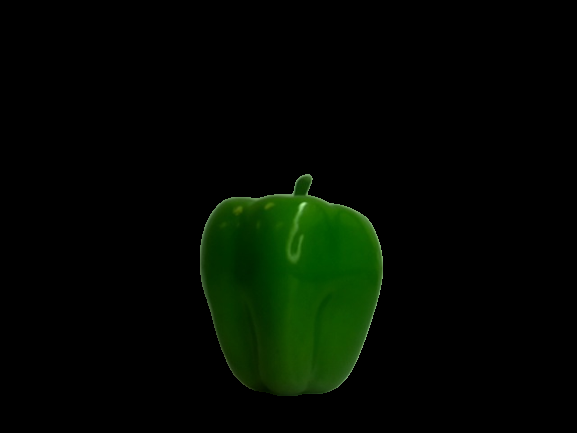
#> input picture milestone3/network/scripts/images_fruits/capsicum3.png, 577 x 433 px; its folder holds 4 pictures in this run
$ python process_images.py
#> lines starting #> are read from the running program, lines starting #| are printed output that depends on the picture; pictures that were not available may be replaced by others from this repository, and a replacement may not be noted
import numpy as np
import os
import cv2
import imutils

def random_transform(fruit_dir):

    fruit = cv2.imread("images_fruits/" + fruit_dir)
    fruit = cv2.copyMakeBorder(fruit,23,24,32,31,cv2.BORDER_CONSTANT,value= [0, 0, 0])
    fruit = fruit[:, :, 0:3]
    height = np.shape(fruit)[0]
    width = np.shape(fruit)[1]

    # random zooming
    cy, cx = [ i/2 for i in fruit.shape[:-1] ]
    rot_mat = cv2.getRotationMatrix2D((cx,cy), 0, 0.7*np.random.rand() + 0.3)
    fruit = cv2.warpAffine(fruit, rot_mat, fruit.shape[1::-1], flags=cv2.INTER_LINEAR)

    # random translation
    tx = np.random.randint(low=-np.floor(width/3), high=np.ceil(width/3))
    ty = np.random.randint(low=-np.floor(height/3), high=np.floor(height/3))
    T = np.float32([[1, 0, tx], [0, 1, ty]])
    fruit = cv2.warpAffine(fruit, T, (width, height))

    # random rotation
    fruit = imutils.rotate(fruit, np.random.randint(low=0, high=359))

    return fruit

def superimpose_and_label(fruit, background, fruit_label, label = [0]):

    if np.shape(label)[0] == 1:
        label = np.zeros_like(fruit[:, :, 0])

    background[np.sum(fruit, 2) > 0] = 0
    superimposed_image = fruit + background

    label[np.sum(fruit, 2) > 0] = fruit_label

    return [superimposed_image, label]

def process(fruits_dir, background_dir, num_images):

#> called with fruits_dir = 'images_fruits', background_dir = 'images_arena', num_images = 1000
    fileList_fruit = os.listdir(fruits_dir)
    fileList_background = os.listdir(background_dir)
    redapple_arr = []
    capsicum_arr = []
    greenapple_arr = []
    orange_arr = []
    mango_arr = []
    bg_arr = []
    for fruit_dir in fileList_fruit:
        if (os.path.basename(fruit_dir).find("capsicum") >= 0):
            capsicum_arr.append(fruit_dir)

        elif (os.path.basename(fruit_dir).find("greenapple") >= 0):
            greenapple_arr.append(fruit_dir)

        elif (os.path.basename(fruit_dir).find("mango") >= 0):
            mango_arr.append(fruit_dir)

        elif (os.path.basename(fruit_dir).find("orange") >= 0):
            orange_arr.append(fruit_dir)

        elif (os.path.basename(fruit_dir).find("redapple") >= 0):
            redapple_arr.append(fruit_dir)

    sorted_arr = [redapple_arr, greenapple_arr, orange_arr, mango_arr, capsicum_arr]

    for bg_dir in fileList_background:
        bg_arr.append(bg_dir)

    k = 0
    for j in range(num_images):
        label_arr = [1, 2, 3, 4, 5]

        cur_label = np.random.choice(label_arr)
        label_arr = np.delete(label_arr, np.where(label_arr == cur_label))

        cur_fruit = np.random.choice(sorted_arr[cur_label-1])
        transformed_fruit = random_transform(cur_fruit)
#> in random_transform, fruit is the input picture: shape (433, 577, 3); mean B, G, R 0.7, 9, 2.2
#> in random_transform, `fruit = cv2.copyMakeBorder(fruit,23,24,32,31,cv2.BORDER_CONSTANT,value..`:
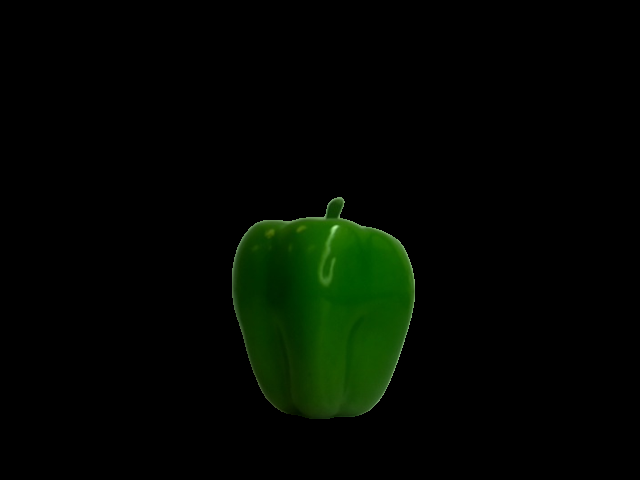
#> fruit: shape (480, 640, 3); mean B, G, R 0.6, 7.3, 1.8
#> in random_transform, `fruit = cv2.warpAffine(fruit, rot_mat, fruit.shape[1::-1], flags=cv2.I..`:
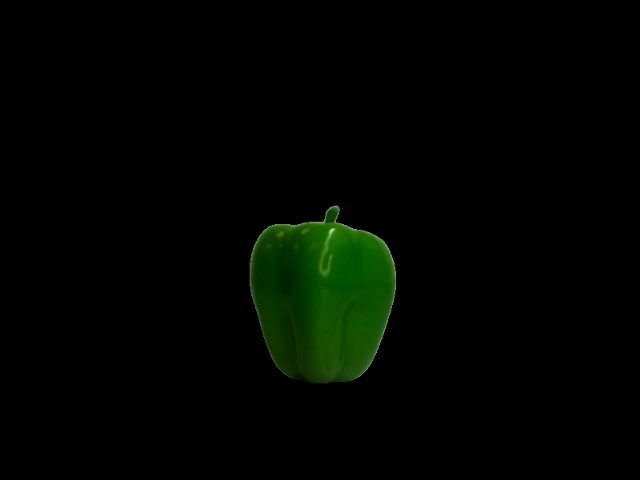
#> fruit: shape (480, 640, 3); mean B, G, R 0.4, 4.7, 1.2
#> in random_transform, `fruit = cv2.warpAffine(fruit, T, (width, height))`:
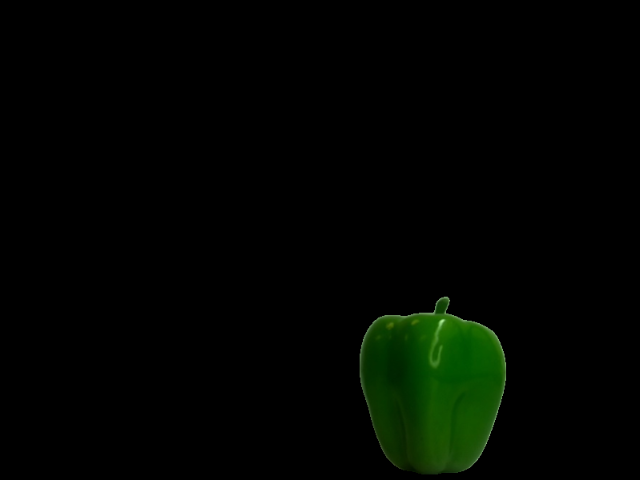
#> fruit: shape (480, 640, 3); mean B, G, R 0.4, 4.7, 1.2
#> in random_transform, `fruit = imutils.rotate(fruit, np.random.randint(low=0, high=359))`:
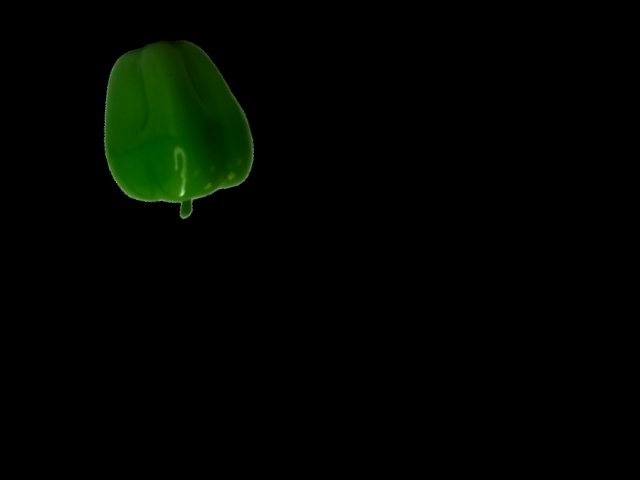
#> fruit: shape (480, 640, 3); mean B, G, R 0.4, 4.7, 1.2

#> (the run stopped early here; a loop or call above may not have finished)
